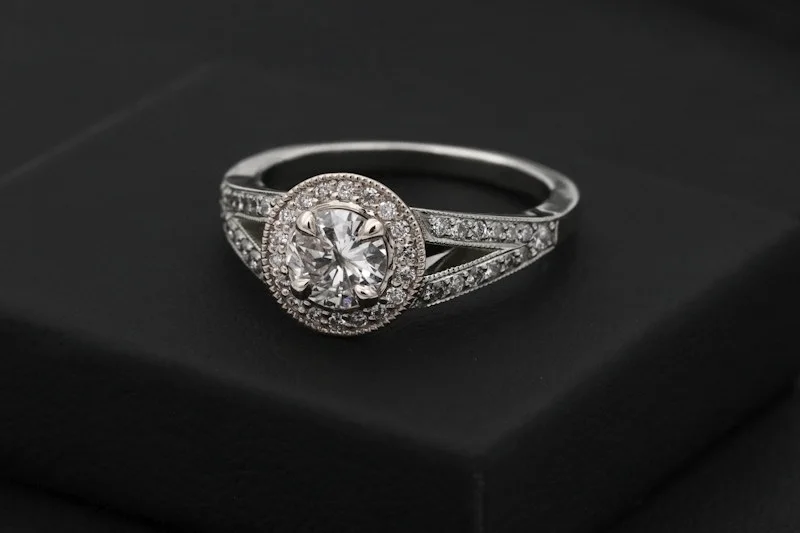
#> input picture staticfiles/products/the-empress-cushion-solitaire-2-2ct/platinum/front.webp, 800 x 533 px, found by its file name
$ python test_bold_sketch.py
#> lines starting #> are read from the running program, lines starting #| are printed output that depends on the picture; after the words box and inside, x2 and y2 are one past the last pixel; in counts of white or black regions, pixels touching at a corner belong together
#!/usr/bin/env python3
"""
Test generator for high-contrast, boldly visible jeweler's graphite pencil sketch.
Produces unmistakable hand-drawn graphite lines, facet cross-hatching, and technical annotations.
"""

import os
from PIL import Image, ImageOps, ImageFilter, ImageEnhance, ImageDraw

BASE_DIR = r"E:\jewelery"
SRC_PATH = os.path.join(BASE_DIR, 'static', 'products', 'the-empress-cushion-solitaire-2-2ct', 'platinum', 'front.webp')
OUT_PATH = os.path.join(BASE_DIR, 'static', 'sketches', 'the-empress-cushion-solitaire.webp')

def generate_bold_sketch():
    src = Image.open(SRC_PATH).convert('RGB')
#> src is the input picture: PIL image 800x533 RGB; mean R, G, B 38.6, 38.4, 37.9
    w, h = src.size
#> w = 800; h = 533

    # Background color of the source image
    bg_color = src.getpixel((10, 10))
#> bg_color = (41, 41, 41)

    # 1. Base cream parchment paper (#efe4cc = RGB 239, 228, 204)
    paper = Image.new('RGB', (w, h), (239, 228, 204))
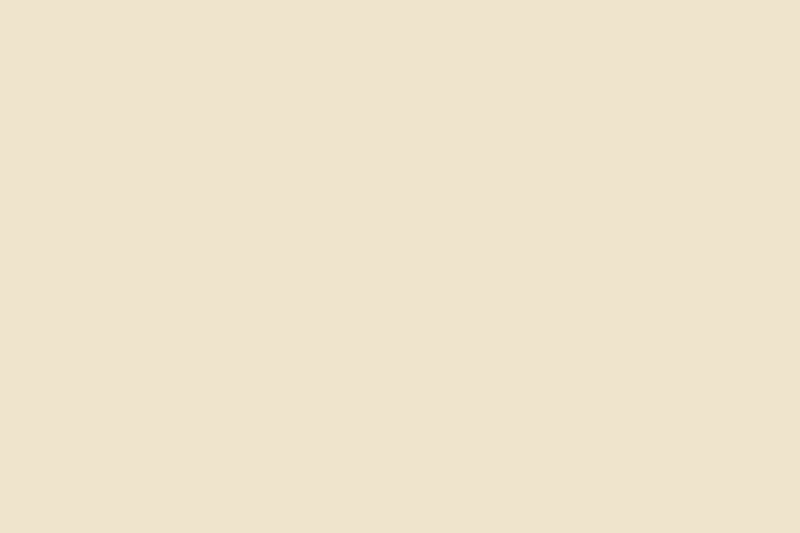
#> paper: PIL image 800x533 RGB; mean R, G, B 239, 228, 204
    draw = ImageDraw.Draw(paper)

    # 2. Draw millimeter drafting grid
    for x in range(0, w, 30):
        draw.line([(x, 0), (x, h)], fill=(225, 214, 188), width=1)
    for y in range(0, h, 30):
        draw.line([(0, y), (w, y)], fill=(225, 214, 188), width=1)
    # Major grid every 120px
    for x in range(0, w, 120):
        draw.line([(x, 0), (x, h)], fill=(212, 198, 172), width=1)
    for y in range(0, h, 120):
        draw.line([(0, y), (w, y)], fill=(212, 198, 172), width=1)

    # 3. Create high-contrast line work and graphite shading from the ring
    gray = src.convert('L')

    # Detect the mask of the ring (where pixel differs from background)
    ring_mask = Image.new('L', (w, h), 0)
#> ring_mask: PIL image 800x533 L; every value is 0
    for y in range(h):
        for x in range(w):
            p = src.getpixel((x, y))
            diff = max(abs(p[0] - bg_color[0]), abs(p[1] - bg_color[1]), abs(p[2] - bg_color[2]))
            if diff > 18:
                ring_mask.putpixel((x, y), 255)
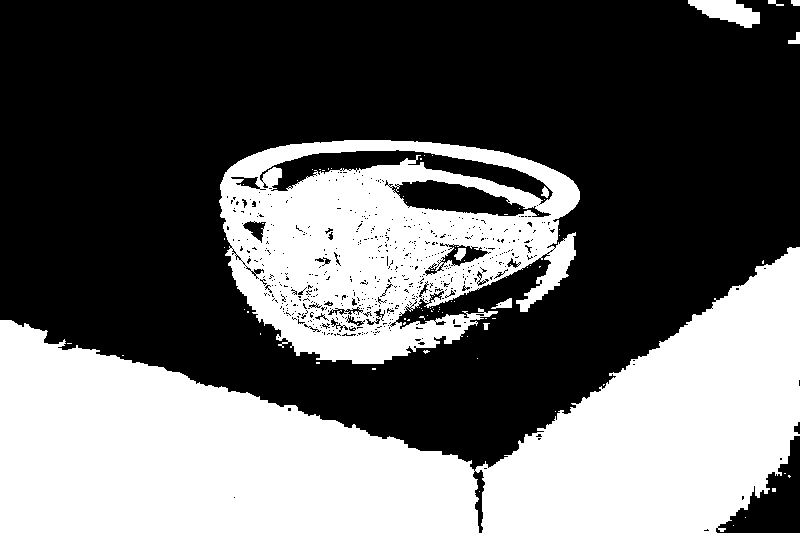
#> ring_mask: PIL image 800x533 L; 39.6% white; 79 white regions (69 under 20 px), largest, box (x1, y1, x2, y2) and area: (0, 247, 800, 533) 119075, (219, 140, 580, 364) 48113, (688, 0, 760, 28) 1165

    # Edge detection: Fine details and contours
    edges1 = gray.filter(ImageFilter.FIND_EDGES)
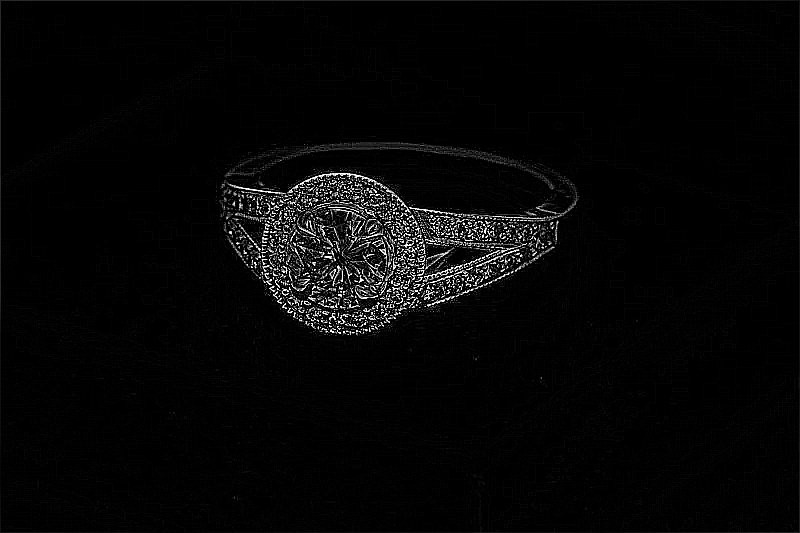
#> edges1: PIL image 800x533 L; min 0, max 255, mean 6.4
    edges2 = gray.filter(ImageFilter.EDGE_ENHANCE_MORE).filter(ImageFilter.FIND_EDGES)
    edges = Image.blend(edges1, edges2, 0.5)
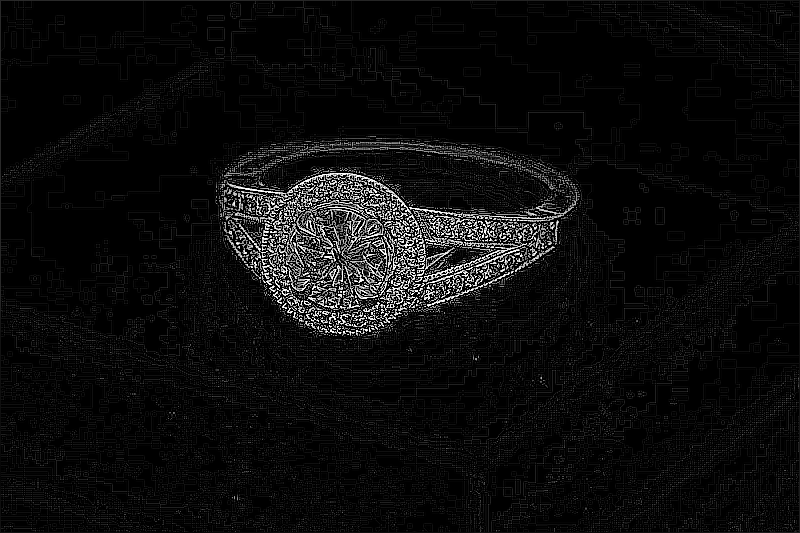
#> edges: PIL image 800x533 L; min 0, max 255, mean 12.9

    # Boost edge contrast
    enhancer = ImageEnhance.Contrast(edges)
    edges_boosted = enhancer.enhance(3.5)
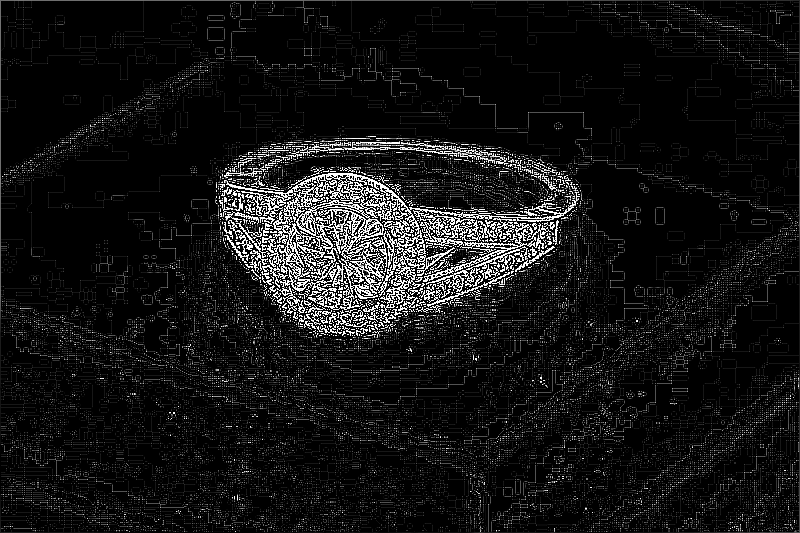
#> edges_boosted: PIL image 800x533 L; min 0, max 255, mean 20.3

    # Extract metal shading (invert luminance inside ring mask to represent graphite density)
    # Dark areas in photo (grooves, prongs, shadows) should be dark graphite
    # Bright reflections should be paper or light graphite shading
    shading = ImageOps.invert(gray)
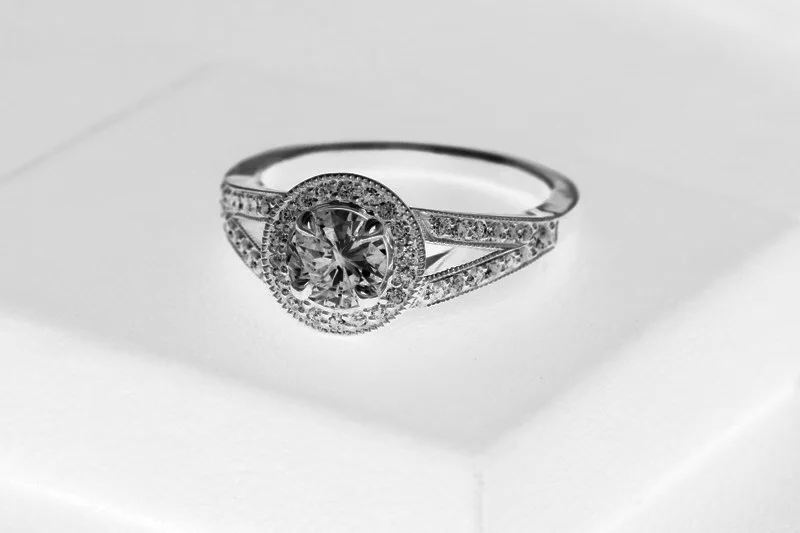
#> shading: PIL image 800x533 L; min 0, max 255, mean 216.6

    # Composite pencil art onto cream paper
    paper_pixels = paper.load()
    edges_pixels = edges_boosted.load()
    shading_pixels = shading.load()
    mask_pixels = ring_mask.load()

    # Graphite ink colors
    # Dark 2B/4B line: (28, 32, 42)
    # Medium graphite shade: (65, 72, 85)
    for y in range(h):
        for x in range(w):
            if mask_pixels[x, y] > 0:
                edge_val = edges_pixels[x, y]
                shade_val = shading_pixels[x, y]

                # Strong pencil line for edges
                if edge_val > 35:
                    # Blend towards dark graphite
                    line_weight = min(1.0, edge_val / 120.0)
                    r = int(239 * (1 - line_weight) + 26 * line_weight)
                    g = int(228 * (1 - line_weight) + 30 * line_weight)
                    b = int(204 * (1 - line_weight) + 40 * line_weight)
                    paper_pixels[x, y] = (r, g, b)
                elif shade_val > 50:
                    # Soft graphite tonal shading
                    shade_weight = min(0.65, (shade_val - 50) / 180.0)
                    r = int(239 * (1 - shade_weight) + 60 * shade_weight)
                    g = int(228 * (1 - shade_weight) + 68 * shade_weight)
                    b = int(204 * (1 - shade_weight) + 82 * shade_weight)
                    paper_pixels[x, y] = (r, g, b)

    # 4. Add architectural jeweler's drafting annotations & caliper lines
    # Dimension arrows around the cushion solitaire head
    cx, cy = w // 2, 190
#> cx = 400; cy = 190
    draw.line([(cx - 95, cy - 80), (cx + 95, cy - 80)], fill=(60, 52, 45), width=1)
    draw.line([(cx - 95, cy - 86), (cx - 95, cy - 74)], fill=(60, 52, 45), width=1)
    draw.line([(cx + 95, cy - 86), (cx + 95, cy - 74)], fill=(60, 52, 45), width=1)
    draw.text((cx - 45, cy - 100), "8.20 mm", fill=(50, 42, 35))

    # Shank caliper line
    draw.line([(w - 110, 310), (w - 110, 460)], fill=(70, 62, 55), width=1)
    draw.line([(w - 116, 310), (w - 104, 310)], fill=(70, 62, 55), width=1)
    draw.line([(w - 116, 460), (w - 104, 460)], fill=(70, 62, 55), width=1)
    draw.text((w - 95, 375), "\u2248 1.8mm shank", fill=(55, 48, 40))

    # Workshop technical notes in margins
    draw.text((36, 28), "ATELIER NILAYA \u2022 ARCHIVAL BENCH DRAFT", fill=(50, 42, 35))
    draw.text((36, 46), "PLATE NO. 1987-B \u2022 SURAT GUILD", fill=(80, 70, 60))

    draw.text((36, h - 85), "\u2014 2.20ct Cushion Brilliant Solitaire (VVS1)", fill=(40, 35, 30))
    draw.text((36, h - 68), "\u2014 Hand-carved 4-prong split-shank gallery", fill=(60, 52, 45))
    draw.text((36, h - 51), "\u2014 Solid Pt950 core & 18K yellow under-bezel", fill=(60, 52, 45))
    draw.text((36, h - 34), "\u2014 Surat Atelier Bench #1 \u2022 14/03/1987 \u2022 Master N.K.", fill=(80, 70, 60))

    draw.text((w - 150, h - 34), "SCALE 1:1 \u2022 1987", fill=(75, 68, 60))

    # Save as high-quality WebP
    paper.save(OUT_PATH, 'WEBP', quality=90)
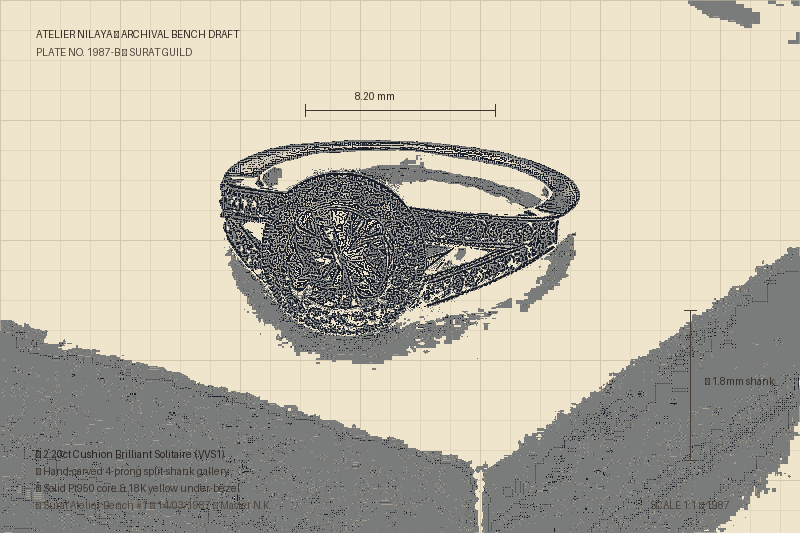
#> saved as the-empress-cushion-solitaire.webp: PIL image 800x533 RGB; mean R, G, B 187.8, 181.6, 167.1
    print(f"Generated bold sketch: {OUT_PATH} ({os.path.getsize(OUT_PATH) / 1024:.1f} KB)")

if __name__ == '__main__':
    generate_bold_sketch()
